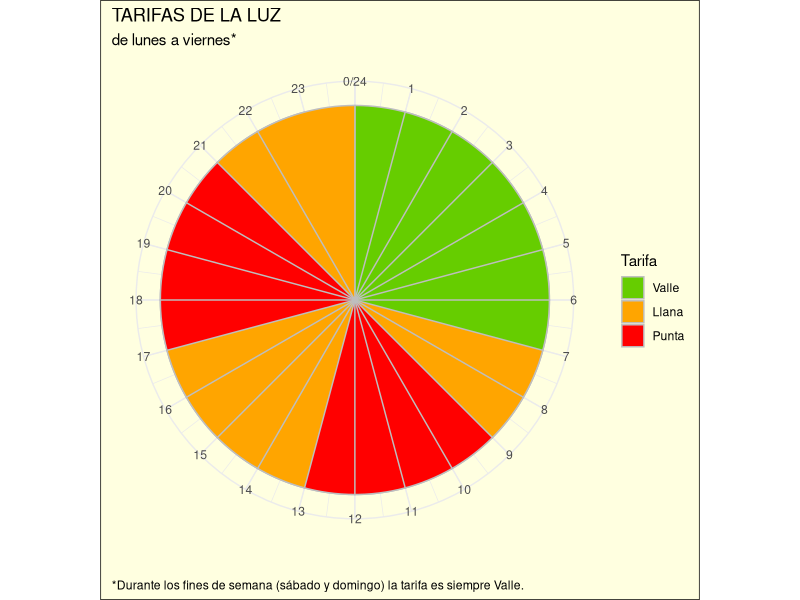
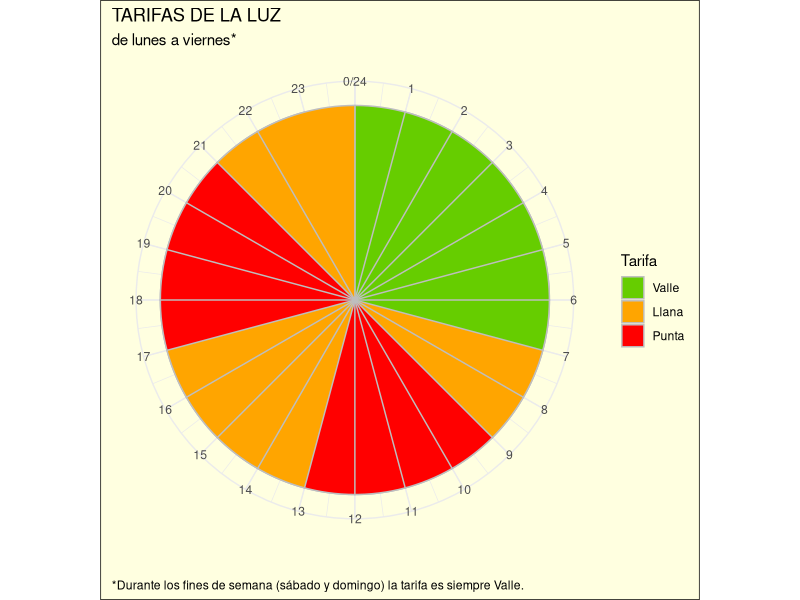
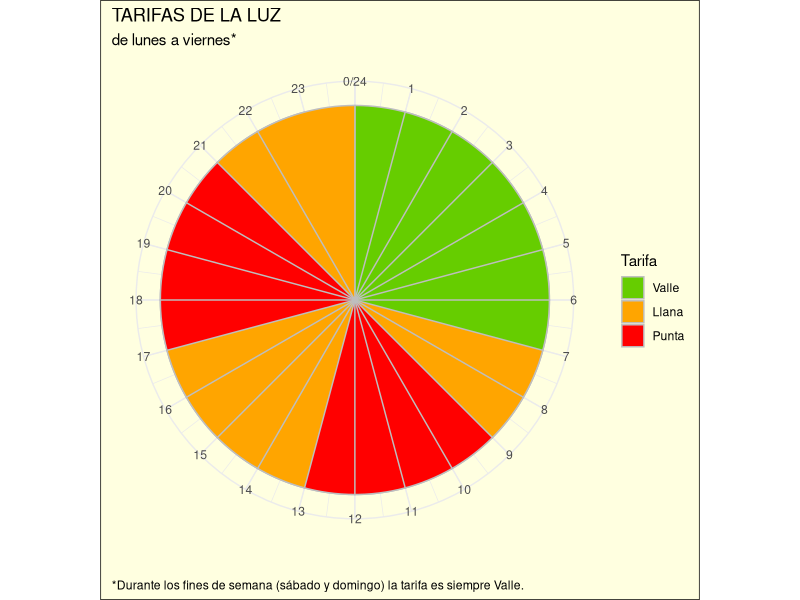

Write R code to recreate these figures, in order.
# Second take
# Code adapted from https://stackoverflow.com/questions/18648115/circular-time-plots-in-r-with-stacked-rose

horas <- read.csv("tramos2.csv",
                  header = TRUE)

# Reordering factor levels for a nicer plot legend
horas$Tarifa <- factor(horas$Tarifa, levels = c("Valle", "Llana", "Punta"))

library('ggplot2')

p <- ggplot(horas, aes(x = Hora, y = 1, fill = Tarifa)) +
  geom_bar(width = 2, colour = 'grey', stat = 'identity') +
  theme_minimal() +
  theme(axis.text.y = element_blank(),
        axis.title.y = element_blank(),
        plot.background = element_rect(fill = "lightyellow"),
        plot.caption = element_text(hjust = 0)) + # Background colour
  scale_fill_manual(values = c("chartreuse3", "orange", "red")) + # Colours for factors
  coord_polar(start = 0) +
  scale_x_continuous("", limits = c(0,24), breaks = seq(0,24), labels = seq(0,24)) +
  labs(title = "TARIFAS DE LA LUZ",
       subtitle = "de lunes a viernes*",
       caption = "*Durante los fines de semana (sábado y domingo) la tarifa es siempre Valle.")

p

# Create results directory
if (!(dir.exists("results"))) {
  dir.create("results")
}

# Save as files
## Width and height found by trial and error to avoid printing the limits of the graph
## pdf format is way lighter than png
ggsave("results/tarifas.pdf", p, width = 4.82, height = 4.78)
ggsave("results/tarifas.png", p, width = 4.82, height = 4.78)
